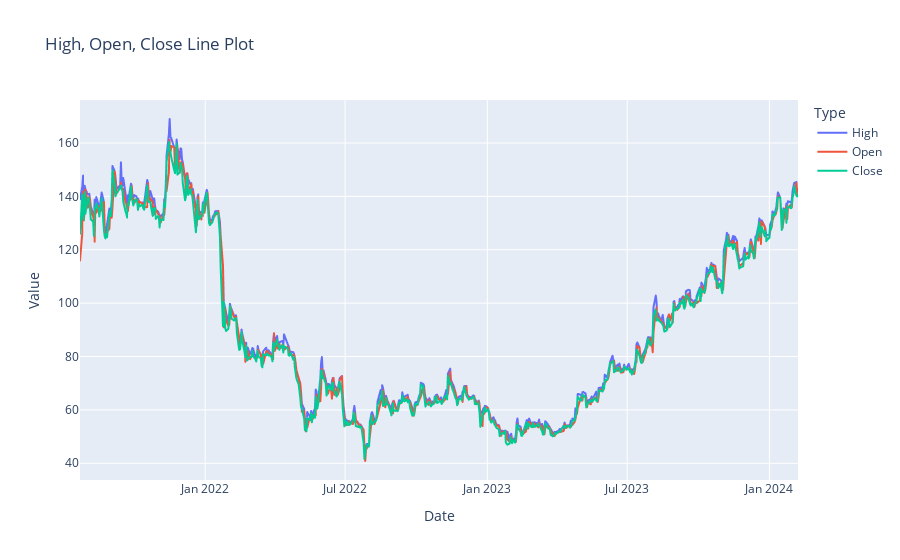

Notebook cell for this chart:
### Code cell
fig1 = px.line(df_melted, x='Date', y='Value', color='Type', 
              title='High, Open, Close Line Plot')
fig1.show()

### Figure 1 — Plotly figure (JSON) as saved in the notebook; plotly's stock layout.template omitted (floating-point values rounded to 4 significant figures; data arrays with more than 128 entries replaced by an {"elided": "..."} marker saying what was removed)
{"data": [{"hovertemplate": "Type=High<br>Date=%{x}<br>Value=%{y}<extra></extra>", "legendgroup": "High", "line": {"color": "#636efa", "dash": "solid"}, "marker": {"symbol": "circle"}, "mode": "lines", "name": "High", "showlegend": true, "type": "scattergl", "x": {"elided": "631 str values"}, "xaxis": "x", "y": {"elided": "631 float values"}, "yaxis": "y"}, {"hovertemplate": "Type=Open<br>Date=%{x}<br>Value=%{y}<extra></extra>", "legendgroup": "Open", "line": {"color": "#EF553B", "dash": "solid"}, "marker": {"symbol": "circle"}, "mode": "lines", "name": "Open", "showlegend": true, "type": "scattergl", "x": {"elided": "631 str values"}, "xaxis": "x", "y": {"elided": "631 float values"}, "yaxis": "y"}, {"hovertemplate": "Type=Close<br>Date=%{x}<br>Value=%{y}<extra></extra>", "legendgroup": "Close", "line": {"color": "#00cc96", "dash": "solid"}, "marker": {"symbol": "circle"}, "mode": "lines", "name": "Close", "showlegend": true, "type": "scattergl", "x": {"elided": "631 str values"}, "xaxis": "x", "y": {"elided": "631 float values"}, "yaxis": "y"}], "layout": {"legend": {"title": {"text": "Type"}, "tracegroupgap": 0}, "title": {"text": "High, Open, Close Line Plot"}, "xaxis": {"anchor": "y", "domain": [0, 1], "title": {"text": "Date"}}, "yaxis": {"anchor": "x", "domain": [0, 1], "title": {"text": "Value"}}}}
